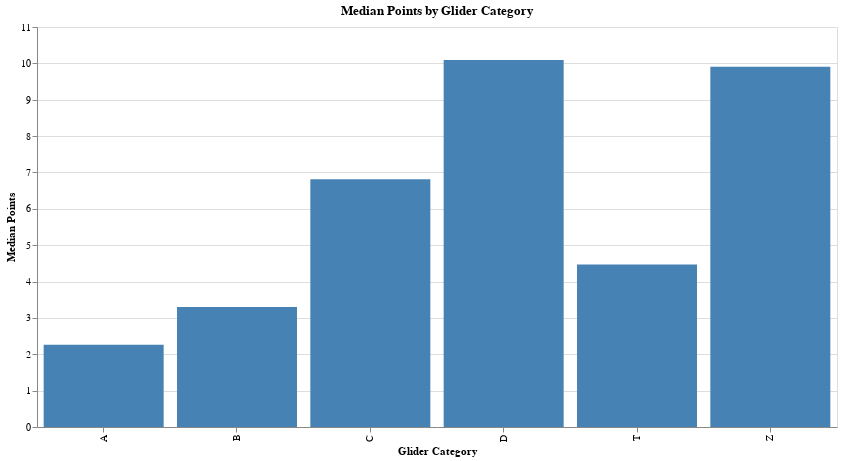

Notebook source saved alongside this figure:
### Code cell
query = """
SELECT
    glider_cat,
    PERCENTILE_CONT(0.5) WITHIN GROUP (ORDER BY points) AS median_points
FROM source.flights
WHERE glider_cat != 'HG'
GROUP BY glider_cat
"""
df = pd.read_sql(query, engine)
barchart = alt.Chart(df).mark_bar(color='steelblue').encode(
    x=alt.X('glider_cat:N', sort=alt.EncodingSortField(field='glider_cat'), title='Glider Category'),
    y=alt.Y('median_points:Q', title='Median Points'),
    tooltip=['glider_cat:N', 'median_points:Q']
).properties(
    width=800,
    height=400,
    title='Median Points by Glider Category'
)
barchart.show()

### Figure 1 — Vega-Lite specification as saved in the notebook (floating-point values rounded to 4 significant figures)
{"$schema": "https://vega.github.io/schema/vega-lite/v5.17.0.json", "config": {"view": {"continuousHeight": 300, "continuousWidth": 300}}, "data": {"name": "data-58576fcb71f46f5633304aaa03d17248"}, "datasets": {"data-58576fcb71f46f5633304aaa03d17248": [{"glider_cat": "A ", "median_points": 2.26}, {"glider_cat": "B ", "median_points": 3.3}, {"glider_cat": "C ", "median_points": 6.81}, {"glider_cat": "D ", "median_points": 10.09}, {"glider_cat": "T ", "median_points": 4.47}, {"glider_cat": "Z ", "median_points": 9.91}]}, "encoding": {"tooltip": [{"field": "glider_cat", "type": "nominal"}, {"field": "median_points", "type": "quantitative"}], "x": {"field": "glider_cat", "sort": {"field": "glider_cat"}, "title": "Glider Category", "type": "nominal"}, "y": {"field": "median_points", "title": "Median Points", "type": "quantitative"}}, "height": 400, "mark": {"color": "steelblue", "type": "bar"}, "title": "Median Points by Glider Category", "width": 800}
